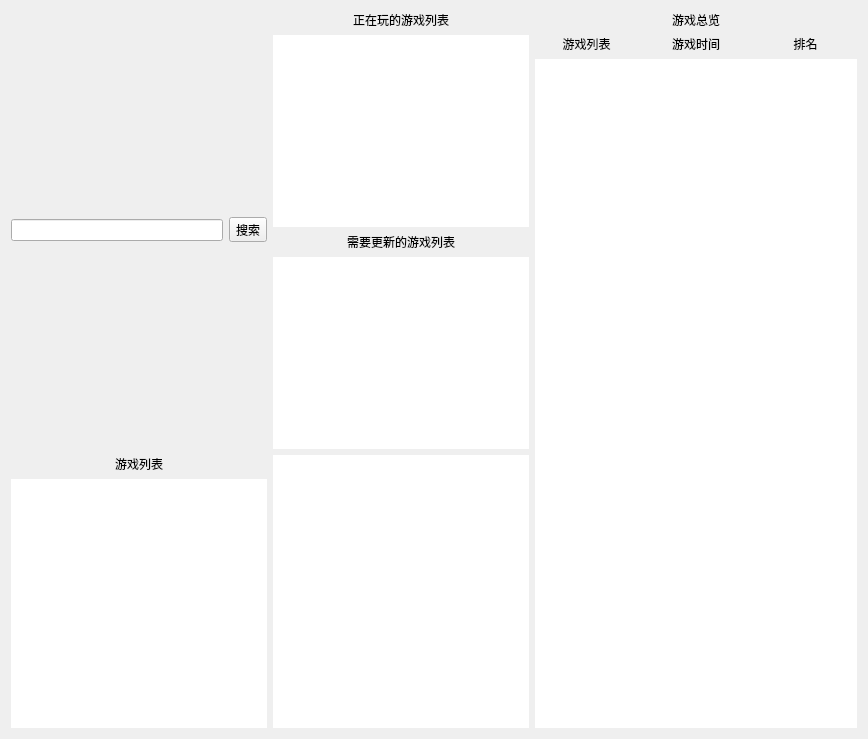
<?xml version="1.0" encoding="UTF-8"?>
<ui version="4.0">
 <class>UserGameWidget</class>
 <widget class="QWidget" name="UserGameWidget">
  <property name="geometry">
   <rect>
    <x>0</x>
    <y>0</y>
    <width>868</width>
    <height>739</height>
   </rect>
  </property>
  <property name="windowTitle">
   <string>Form</string>
  </property>
  <property name="styleSheet">
   <string notr="true">QListWidget{
	border:0px;
}</string>
  </property>
  <layout class="QGridLayout" name="gridLayout">
   <item row="0" column="0">
    <layout class="QHBoxLayout" name="widgetlayout">
     <item>
      <layout class="QVBoxLayout" name="gamelistlayout">
       <item>
        <layout class="QHBoxLayout" name="gamelistlayout1">
         <item>
          <layout class="QHBoxLayout" name="searchLayout">
           <item>
            <widget class="QLineEdit" name="search_edit"/>
           </item>
           <item>
            <widget class="QToolButton" name="search_btn">
             <property name="text">
              <string>搜索</string>
             </property>
            </widget>
           </item>
          </layout>
         </item>
         <item>
          <layout class="QVBoxLayout" name="gamelistLayout11">
           <item>
            <layout class="QVBoxLayout" name="gameplaylayout">
             <item>
              <widget class="QLabel" name="label_5">
               <property name="text">
                <string>正在玩的游戏列表</string>
               </property>
               <property name="alignment">
                <set>Qt::AlignCenter</set>
               </property>
              </widget>
             </item>
             <item>
              <widget class="QListWidget" name="gameplay">
               <property name="flow">
                <enum>QListView::LeftToRight</enum>
               </property>
              </widget>
             </item>
            </layout>
           </item>
           <item>
            <layout class="QVBoxLayout" name="gameupdatelayout">
             <item>
              <widget class="QLabel" name="label_6">
               <property name="text">
                <string>需要更新的游戏列表</string>
               </property>
               <property name="alignment">
                <set>Qt::AlignCenter</set>
               </property>
              </widget>
             </item>
             <item>
              <widget class="QListWidget" name="gameupdate">
               <property name="flow">
                <enum>QListView::LeftToRight</enum>
               </property>
              </widget>
             </item>
            </layout>
           </item>
          </layout>
         </item>
        </layout>
       </item>
       <item>
        <layout class="QHBoxLayout" name="gamelistlayout2">
         <item>
          <layout class="QVBoxLayout" name="usergamelayout">
           <item>
            <widget class="QLabel" name="label_7">
             <property name="text">
              <string>游戏列表</string>
             </property>
             <property name="alignment">
              <set>Qt::AlignCenter</set>
             </property>
             <property name="wordWrap">
              <bool>false</bool>
             </property>
            </widget>
           </item>
           <item>
            <widget class="QListWidget" name="gameList"/>
           </item>
          </layout>
         </item>
         <item>
          <widget class="QListWidget" name="gamedynamic"/>
         </item>
        </layout>
       </item>
      </layout>
     </item>
     <item>
      <layout class="QVBoxLayout" name="gameoverviewlayout">
       <item>
        <widget class="QLabel" name="label">
         <property name="text">
          <string>游戏总览</string>
         </property>
         <property name="alignment">
          <set>Qt::AlignCenter</set>
         </property>
        </widget>
       </item>
       <item>
        <layout class="QHBoxLayout" name="headLayout">
         <item>
          <widget class="QLabel" name="label_3">
           <property name="text">
            <string>游戏列表</string>
           </property>
           <property name="alignment">
            <set>Qt::AlignCenter</set>
           </property>
          </widget>
         </item>
         <item>
          <widget class="QLabel" name="label_4">
           <property name="text">
            <string>游戏时间</string>
           </property>
           <property name="alignment">
            <set>Qt::AlignCenter</set>
           </property>
          </widget>
         </item>
         <item>
          <widget class="QLabel" name="label_2">
           <property name="text">
            <string>排名</string>
           </property>
           <property name="alignment">
            <set>Qt::AlignCenter</set>
           </property>
          </widget>
         </item>
        </layout>
       </item>
       <item>
        <widget class="QListWidget" name="gameoverview"/>
       </item>
      </layout>
     </item>
    </layout>
   </item>
  </layout>
 </widget>
 <resources/>
 <connections/>
</ui>
